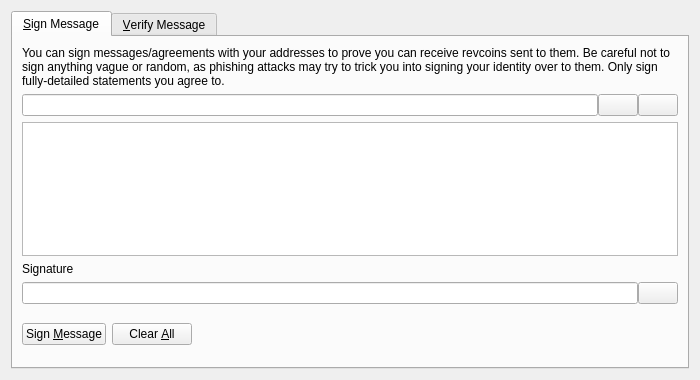
<?xml version="1.0" encoding="UTF-8"?>
<ui version="4.0">
 <class>SignVerifyMessageDialog</class>
 <widget class="QDialog" name="SignVerifyMessageDialog">
  <property name="geometry">
   <rect>
    <x>0</x>
    <y>0</y>
    <width>700</width>
    <height>380</height>
   </rect>
  </property>
  <property name="windowTitle">
   <string>Signatures - Sign / Verify a Message</string>
  </property>
  <property name="modal">
   <bool>true</bool>
  </property>
  <layout class="QVBoxLayout" name="verticalLayout">
   <item>
    <widget class="QTabWidget" name="tabWidget">
     <property name="currentIndex">
      <number>0</number>
     </property>
     <widget class="QWidget" name="tabSignMessage">
      <attribute name="title">
       <string>&amp;Sign Message</string>
      </attribute>
      <layout class="QVBoxLayout" name="verticalLayout_SM">
       <item>
        <widget class="QLabel" name="infoLabel_SM">
         <property name="text">
          <string>You can sign messages/agreements with your addresses to prove you can receive revcoins sent to them. Be careful not to sign anything vague or random, as phishing attacks may try to trick you into signing your identity over to them. Only sign fully-detailed statements you agree to.</string>
         </property>
         <property name="textFormat">
          <enum>Qt::PlainText</enum>
         </property>
         <property name="wordWrap">
          <bool>true</bool>
         </property>
        </widget>
       </item>
       <item>
        <layout class="QHBoxLayout" name="horizontalLayout_1_SM">
         <property name="spacing">
          <number>0</number>
         </property>
         <item>
          <widget class="QValidatedLineEdit" name="addressIn_SM">
           <property name="toolTip">
            <string>The Revcoin address to sign the message with</string>
           </property>
          </widget>
         </item>
         <item>
          <widget class="QPushButton" name="addressBookButton_SM">
           <property name="toolTip">
            <string>Choose previously used address</string>
           </property>
           <property name="text">
            <string/>
           </property>
           <property name="icon">
            <iconset resource="../bitcoin.qrc">
             <normaloff>:/icons/address-book</normaloff>:/icons/address-book</iconset>
           </property>
           <property name="shortcut">
            <string>Alt+A</string>
           </property>
           <property name="autoDefault">
            <bool>false</bool>
           </property>
          </widget>
         </item>
         <item>
          <widget class="QPushButton" name="pasteButton_SM">
           <property name="toolTip">
            <string>Paste address from clipboard</string>
           </property>
           <property name="text">
            <string/>
           </property>
           <property name="icon">
            <iconset resource="../bitcoin.qrc">
             <normaloff>:/icons/editpaste</normaloff>:/icons/editpaste</iconset>
           </property>
           <property name="shortcut">
            <string>Alt+P</string>
           </property>
           <property name="autoDefault">
            <bool>false</bool>
           </property>
          </widget>
         </item>
        </layout>
       </item>
       <item>
        <widget class="QPlainTextEdit" name="messageIn_SM">
         <property name="toolTip">
          <string>Enter the message you want to sign here</string>
         </property>
        </widget>
       </item>
       <item>
        <widget class="QLabel" name="signatureLabel_SM">
         <property name="text">
          <string>Signature</string>
         </property>
         <property name="textFormat">
          <enum>Qt::PlainText</enum>
         </property>
        </widget>
       </item>
       <item>
        <layout class="QHBoxLayout" name="horizontalLayout_2_SM">
         <property name="spacing">
          <number>0</number>
         </property>
         <item>
          <widget class="QLineEdit" name="signatureOut_SM">
           <property name="font">
            <font>
             <italic>true</italic>
            </font>
           </property>
           <property name="readOnly">
            <bool>true</bool>
           </property>
          </widget>
         </item>
         <item>
          <widget class="QPushButton" name="copySignatureButton_SM">
           <property name="toolTip">
            <string>Copy the current signature to the system clipboard</string>
           </property>
           <property name="text">
            <string/>
           </property>
           <property name="icon">
            <iconset resource="../bitcoin.qrc">
             <normaloff>:/icons/editcopy</normaloff>:/icons/editcopy</iconset>
           </property>
           <property name="autoDefault">
            <bool>false</bool>
           </property>
          </widget>
         </item>
        </layout>
       </item>
       <item>
        <layout class="QHBoxLayout" name="horizontalLayout_3_SM">
         <item>
          <widget class="QPushButton" name="signMessageButton_SM">
           <property name="toolTip">
            <string>Sign the message to prove you own this Revcoin address</string>
           </property>
           <property name="text">
            <string>Sign &amp;Message</string>
           </property>
           <property name="icon">
            <iconset resource="../bitcoin.qrc">
             <normaloff>:/icons/edit</normaloff>:/icons/edit</iconset>
           </property>
           <property name="autoDefault">
            <bool>false</bool>
           </property>
          </widget>
         </item>
         <item>
          <widget class="QPushButton" name="clearButton_SM">
           <property name="toolTip">
            <string>Reset all sign message fields</string>
           </property>
           <property name="text">
            <string>Clear &amp;All</string>
           </property>
           <property name="icon">
            <iconset resource="../bitcoin.qrc">
             <normaloff>:/icons/remove</normaloff>:/icons/remove</iconset>
           </property>
           <property name="autoDefault">
            <bool>false</bool>
           </property>
          </widget>
         </item>
         <item>
          <spacer name="horizontalSpacer_1_SM">
           <property name="orientation">
            <enum>Qt::Horizontal</enum>
           </property>
           <property name="sizeHint" stdset="0">
            <size>
             <width>40</width>
             <height>48</height>
            </size>
           </property>
          </spacer>
         </item>
         <item>
          <widget class="QLabel" name="statusLabel_SM">
           <property name="font">
            <font>
             <weight>75</weight>
             <bold>true</bold>
            </font>
           </property>
           <property name="text">
            <string/>
           </property>
           <property name="wordWrap">
            <bool>true</bool>
           </property>
          </widget>
         </item>
         <item>
          <spacer name="horizontalSpacer_2_SM">
           <property name="orientation">
            <enum>Qt::Horizontal</enum>
           </property>
           <property name="sizeHint" stdset="0">
            <size>
             <width>40</width>
             <height>48</height>
            </size>
           </property>
          </spacer>
         </item>
        </layout>
       </item>
      </layout>
     </widget>
     <widget class="QWidget" name="tabVerifyMessage">
      <attribute name="title">
       <string>&amp;Verify Message</string>
      </attribute>
      <layout class="QVBoxLayout" name="verticalLayout_VM">
       <item>
        <widget class="QLabel" name="infoLabel_VM">
         <property name="text">
          <string>Enter the receiver's address, message (ensure you copy line breaks, spaces, tabs, etc. exactly) and signature below to verify the message. Be careful not to read more into the signature than what is in the signed message itself, to avoid being tricked by a man-in-the-middle attack. Note that this only proves the signing party receives with the address, it cannot prove sendership of any transaction!</string>
         </property>
         <property name="textFormat">
          <enum>Qt::PlainText</enum>
         </property>
         <property name="alignment">
          <set>Qt::AlignLeading|Qt::AlignLeft|Qt::AlignTop</set>
         </property>
         <property name="wordWrap">
          <bool>true</bool>
         </property>
        </widget>
       </item>
       <item>
        <layout class="QHBoxLayout" name="horizontalLayout_1_VM">
         <property name="spacing">
          <number>0</number>
         </property>
         <item>
          <widget class="QValidatedLineEdit" name="addressIn_VM">
           <property name="toolTip">
            <string>The Revcoin address the message was signed with</string>
           </property>
          </widget>
         </item>
         <item>
          <widget class="QPushButton" name="addressBookButton_VM">
           <property name="toolTip">
            <string>Choose previously used address</string>
           </property>
           <property name="text">
            <string/>
           </property>
           <property name="icon">
            <iconset resource="../bitcoin.qrc">
             <normaloff>:/icons/address-book</normaloff>:/icons/address-book</iconset>
           </property>
           <property name="shortcut">
            <string>Alt+A</string>
           </property>
           <property name="autoDefault">
            <bool>false</bool>
           </property>
          </widget>
         </item>
        </layout>
       </item>
       <item>
        <widget class="QPlainTextEdit" name="messageIn_VM"/>
       </item>
       <item>
        <widget class="QValidatedLineEdit" name="signatureIn_VM"/>
       </item>
       <item>
        <layout class="QHBoxLayout" name="horizontalLayout_2_VM">
         <item>
          <widget class="QPushButton" name="verifyMessageButton_VM">
           <property name="toolTip">
            <string>Verify the message to ensure it was signed with the specified Revcoin address</string>
           </property>
           <property name="text">
            <string>Verify &amp;Message</string>
           </property>
           <property name="icon">
            <iconset resource="../bitcoin.qrc">
             <normaloff>:/icons/transaction_0</normaloff>:/icons/transaction_0</iconset>
           </property>
           <property name="autoDefault">
            <bool>false</bool>
           </property>
          </widget>
         </item>
         <item>
          <widget class="QPushButton" name="clearButton_VM">
           <property name="toolTip">
            <string>Reset all verify message fields</string>
           </property>
           <property name="text">
            <string>Clear &amp;All</string>
           </property>
           <property name="icon">
            <iconset resource="../bitcoin.qrc">
             <normaloff>:/icons/remove</normaloff>:/icons/remove</iconset>
           </property>
           <property name="autoDefault">
            <bool>false</bool>
           </property>
          </widget>
         </item>
         <item>
          <spacer name="horizontalSpacer_1_VM">
           <property name="orientation">
            <enum>Qt::Horizontal</enum>
           </property>
           <property name="sizeHint" stdset="0">
            <size>
             <width>40</width>
             <height>48</height>
            </size>
           </property>
          </spacer>
         </item>
         <item>
          <widget class="QLabel" name="statusLabel_VM">
           <property name="font">
            <font>
             <weight>75</weight>
             <bold>true</bold>
            </font>
           </property>
           <property name="text">
            <string/>
           </property>
           <property name="wordWrap">
            <bool>true</bool>
           </property>
          </widget>
         </item>
         <item>
          <spacer name="horizontalSpacer_2_VM">
           <property name="orientation">
            <enum>Qt::Horizontal</enum>
           </property>
           <property name="sizeHint" stdset="0">
            <size>
             <width>40</width>
             <height>48</height>
            </size>
           </property>
          </spacer>
         </item>
        </layout>
       </item>
      </layout>
     </widget>
    </widget>
   </item>
  </layout>
 </widget>
 <customwidgets>
  <customwidget>
   <class>QValidatedLineEdit</class>
   <extends>QLineEdit</extends>
   <header>qt/qvalidatedlineedit.h</header>
  </customwidget>
 </customwidgets>
 <resources>
  <include location="../bitcoin.qrc"/>
 </resources>
 <connections/>
</ui>
